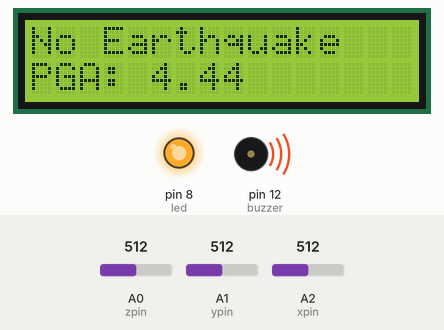
Bench run of a sketch on a simulated Arduino Uno, built with avr-gcc and run on an emulated ATmega328P. Parts: 16×2 character LCD, output pins drawn as LEDs (lit = HIGH), buzzer (waves = sounding, pin HIGH). The inputs (shaded band) are chosen by the test bench; at power-on: A0 (zpin) = 512, A1 (ypin) = 512, A2 (xpin) = 512. What the sketch prints to the serial monitor is not drawn.

Above: at 14.2 s.
14.3 s: A0 (zpin) set to 716
At 15.3 s:
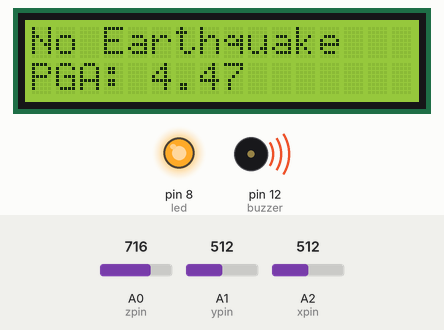
16.0 s: A1 (ypin) set to 716
At 16.9 s:
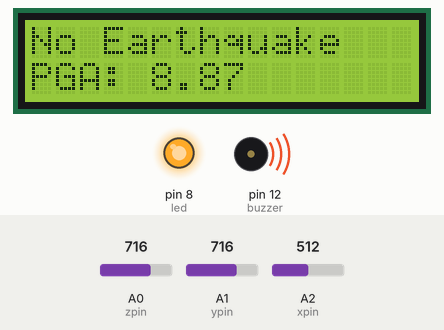
17.9 s: A2 (xpin) set to 716
At 19.4 s:
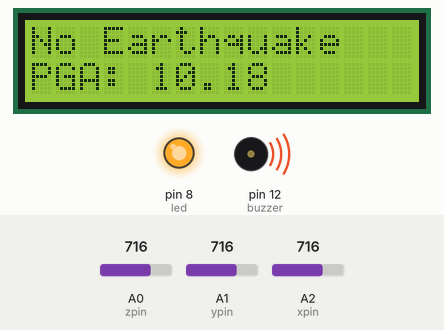
19.7 s: A0 (zpin) set to 900
At 20.9 s:
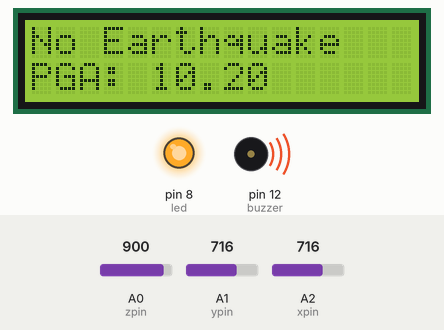
21.4 s: A1 (ypin) set to 900
At 22.5 s:
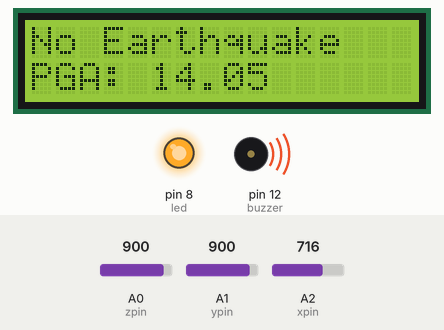
23.3 s: A2 (xpin) set to 900
At 24.2 s:
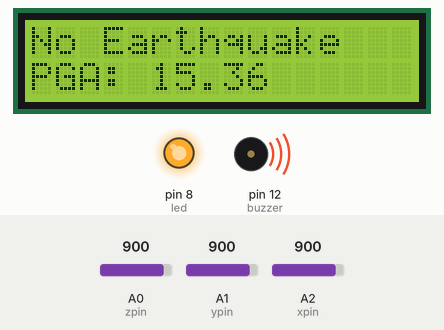
Timing chart, 0 to 26.1 s (numbered marks = the images above; inputs shaded):
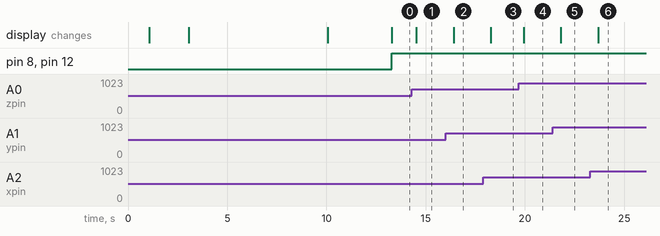

The sketch:

earthquakeDetectorV2.ino
```cpp
#include<LiquidCrystal.h> // lcd Header
#include <SoftwareSerial.h> //SMS header

#define buztime 1000
SoftwareSerial sim(10, 11); // pins fir GSM Module
LiquidCrystal lcd(7,6,5,4,3,2); // pins for LCD Connection

  #define buzzer 12
  #define led 8

  int xpin = A2;
  int ypin = A1;
  int zpin = A0;

  int xvalue;
  int yvalue;
  int zvalue;
  int xinitial=0;
  int yinitial= -1;
  int zinitial=0;
  int buz;
  int _timeout;

  //SMS NUMBER
  const String PHONE_1 = "+639394575828";
  const String PHONE_2 = "+639764933906"; //optional

  //MSG
  const String msgStudent = "asdasdasdasdasdasdasdasd";

  const String msgParent= "iadsodiuaosiduoaisdoas";


void setup() {
  lcd.begin(16,2); //initializing lcd
  Serial.begin(9600); // initializing serial
  delay(1000);
  lcd.print("EarthQuake ");
  lcd.setCursor(0,1);
  lcd.print("Detector ");
  delay(2000);
  lcd.clear();
  lcd.print("Calibrating.....");
  lcd.setCursor(0,1);
  lcd.print("Please wait...");
  delay(7000);
  lcd.clear();
  lcd.setCursor(0,1);
  lcd.print("DEVICE READY");

  pinMode(buzzer,OUTPUT);
  pinMode(led,OUTPUT);
  buz=0;
  delay(3000);

}

void loop() {
  xvalue = analogRead(xpin);
  int x = map(xvalue,272, 406,-100,100);
  float xg = (float)x/(-100.00);
  Serial.print("\t");
  Serial.print(xg);
  Serial.print("g   ");

  yvalue = analogRead(ypin);
  int y = map(yvalue,276, 360,-100,100);
  float yg = (float)y/(-100.00);
  Serial.print("\t");
  Serial.print(yg);
  Serial.print("g   ");

  zvalue = analogRead(zpin);
  int z = map(zvalue,272, 407,-100,100);
  float zg = (float)z/(1000.00);
  Serial.print("\t");
  Serial.print(zg);
  Serial.print("g   ");
  Serial.println();
  delay(100);


  float PGA = sqrt((xg-xinitial)*(xg-xinitial)+(yg-yinitial)*(yg-yinitial)+(zg-zinitial)*(zg-zinitial));
  Serial.print(PGA);
  delay(100);
  lcd.clear();
  lcd.print("No Earthquake");
  lcd.setCursor(0,1);
  lcd.print("PGA: ");
  lcd.setCursor(5,1);
  lcd.print(PGA);

  if (PGA > 0.60){
  if(buz == 0);
  long start=millis();
  buz=1;
  }

    else if(buz == 1){
    lcd.setCursor(0,0);
    lcd.print("Earthquake Alert");
    if(millis()>=buztime);
    delay(4000);
    buz=0;
//
if(PHONE_1 != " "){
    Serial.print("Phone 1: ");
    send_sms(msgStudent, PHONE_1);
  }

delay(100);
sim.println((char)26);// ASCII code of CTRL+Z
delay(200);
}
digitalWrite(buzzer, buz); // buzzer on and off command
digitalWrite(led, buz); // led on and off command
}


void send_sms(String text, String phone)
{
    Serial.println("sending sms....");
    delay(50);
    sim.print("AT+CMGF=1\r");
    delay(1000);
    sim.print("AT+CMGS=\""+ phone +"\"\r");
    delay(100);
    sim.print(text);
    delay(100);
    sim.write(0x1A); //ascii code for ctrl-26 //Serial2.println((char)26); //ascii code for ctrl-26
}
```

Measured:
- after the input at 14.3 s, the display: changes after 0.23 s (image 1)
- after the input at 16.0 s, the display: changes after 0.40 s (image 2)
- after the input at 17.9 s, the display: changes after 0.37 s (image 3)
- after the input at 19.7 s, the display: changes after 0.24 s (image 4)
- after the input at 21.4 s, the display: changes after 0.41 s (image 5)
- after the input at 23.3 s, the display: changes after 0.39 s (image 6)
